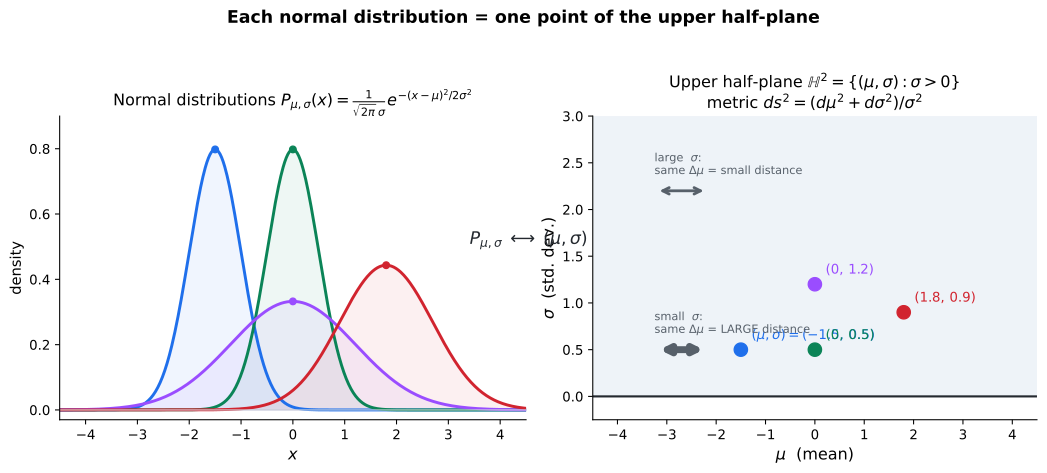

Reproduce this figure in Python.
#!/usr/bin/env python3
"""Static figure for 17. The Beauty of Geometry in Statistics-03강 3기 17강 — the
correspondence between normal distributions and points of the upper half-plane
(lecture §6). Left: several bell curves P_{mu,sigma}. Right: each curve becomes the
point (mu, sigma) in the upper half-plane {sigma > 0}. Renders next to itself as an
SVG embedded by the note.

Reproduce:  uv run --with matplotlib --with numpy python normal-to-half-plane-03-season-17-06.py
"""
from pathlib import Path
import numpy as np
import matplotlib.pyplot as plt
from matplotlib.patches import FancyArrowPatch

OUT = Path(__file__).with_suffix(".svg")


def normal(x, mu, sigma):
    return 1.0 / (np.sqrt(2 * np.pi) * sigma) * np.exp(-((x - mu) ** 2) / (2 * sigma ** 2))


# four normal distributions: (mu, sigma, color, label)
dists = [
    (-1.5, 0.5, "#1f6feb", r"$(\mu,\sigma)=(-1.5,\,0.5)$"),
    (0.0, 0.5, "#0b8457", r"$(0,\,0.5)$"),
    (0.0, 1.2, "#9a4dff", r"$(0,\,1.2)$"),
    (1.8, 0.9, "#d1242f", r"$(1.8,\,0.9)$"),
]

fig, (axL, axR) = plt.subplots(1, 2, figsize=(11.0, 5.0),
                               gridspec_kw={"width_ratios": [1.05, 1.0]})

# ---- left panel: the bell curves themselves --------------------------------
x = np.linspace(-4.5, 4.5, 600)
for mu, sigma, color, _ in dists:
    y = normal(x, mu, sigma)
    axL.plot(x, y, color=color, lw=2.2)
    axL.fill_between(x, y, color=color, alpha=0.07)
    # mark the peak (at x = mu)
    axL.plot([mu], [normal(mu, mu, sigma)], "o", color=color, ms=5)

axL.set_title(r"Normal distributions $P_{\mu,\sigma}(x)"
              r"=\frac{1}{\sqrt{2\pi}\,\sigma}e^{-(x-\mu)^2/2\sigma^2}$",
              fontsize=12)
axL.set_xlabel(r"$x$", fontsize=12)
axL.set_ylabel("density", fontsize=11)
axL.axhline(0, color="#d0d7de", lw=0.8)
axL.set_xlim(-4.5, 4.5)
axL.set_ylim(-0.03, 0.9)
axL.spines[["top", "right"]].set_visible(False)

# ---- right panel: the upper half-plane of parameters -----------------------
axR.axhspan(0, 3.0, color="#eef3f8", zorder=0)            # the region sigma > 0
axR.axhline(0, color="#24292f", lw=1.6, zorder=2)         # boundary sigma = 0
for mu, sigma, color, label in dists:
    axR.plot([mu], [sigma], "o", color=color, ms=10, zorder=5)
    axR.annotate(label, (mu, sigma), textcoords="offset points",
                 xytext=(8, 8), fontsize=10, color=color)

# illustrate the hyperbolic metric ds^2 = (dmu^2 + dsigma^2)/sigma^2:
# the SAME coordinate step in mu is "longer" where sigma is small.
# draw a unit-mu bar low (small sigma) and high (large sigma).
for sigma0, note in [(0.5, "small  $\\sigma$:\nsame $\\Delta\\mu$ = LARGE distance"),
                     (2.2, "large  $\\sigma$:\nsame $\\Delta\\mu$ = small distance")]:
    x0 = -3.2
    axR.add_patch(FancyArrowPatch((x0, sigma0), (x0 + 1.0, sigma0),
                                  arrowstyle="<->", mutation_scale=12,
                                  lw=1.2 + 2.0 / sigma0, color="#57606a", zorder=4))
    axR.text(x0 - 0.05, sigma0 + 0.18, note, fontsize=8.5, color="#57606a")

axR.set_title(r"Upper half-plane $\mathbb{H}^2=\{(\mu,\sigma):\sigma>0\}$"
              "\n" r"metric $ds^2=(d\mu^2+d\sigma^2)/\sigma^2$",
              fontsize=12)
axR.set_xlabel(r"$\mu$  (mean)", fontsize=12)
axR.set_ylabel(r"$\sigma$  (std. dev.)", fontsize=12)
axR.set_xlim(-4.5, 4.5)
axR.set_ylim(-0.25, 3.0)
axR.spines[["top", "right"]].set_visible(False)

# big mapping arrow between panels
fig.text(0.505, 0.5, r"$P_{\mu,\sigma}\;\longleftrightarrow\;(\mu,\sigma)$",
         ha="center", va="center", fontsize=13, color="#24292f")

fig.suptitle("Each normal distribution = one point of the upper half-plane",
             fontsize=13, weight="bold")
fig.tight_layout(rect=(0, 0, 1, 0.95))
fig.savefig(OUT, format="svg", bbox_inches="tight")
print(f"wrote {OUT}")
# sanity check: densities integrate to ~1
xx = np.linspace(-30, 30, 20000)
for mu, sigma, _, _ in dists:
    area = np.trapezoid(normal(xx, mu, sigma), xx)
    print(f"  (mu={mu:+.1f}, sigma={sigma:.1f}) integral = {area:.4f}")
